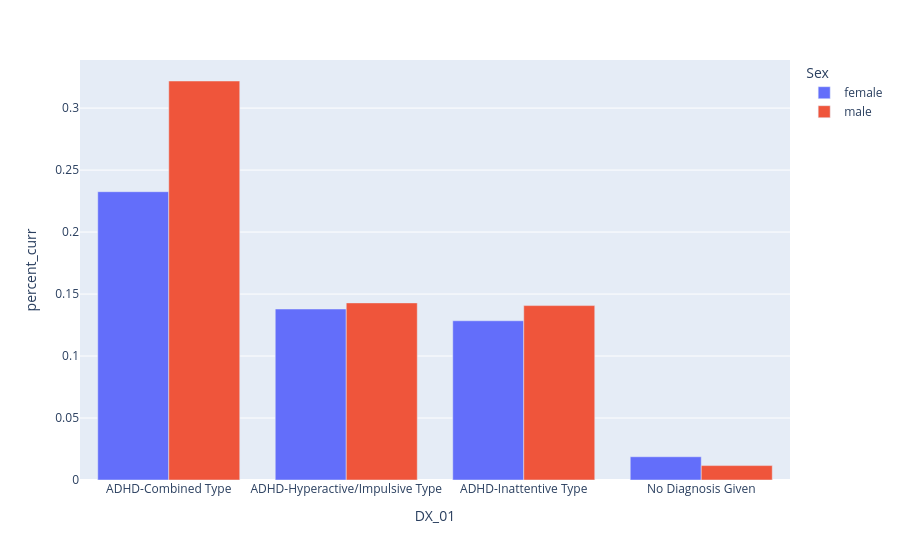

The code cell stored with this chart in its notebook:
### Markdown cell above
### about 25% of children with adhd are currently taking psych medication

### Code cell
colors = ['Sex', 'PreInt_Demos_Fam,Child_Race_cat']

for color in colors:
    tmp = df_intake.groupby(['DX_01',color]).agg({'PreInt_TxHx,psych_meds_cur': 'sum',
                                            'PreInt_TxHx,psych_meds_past': 'sum',
                                   'Identifiers': 'count'}
                                        ).reset_index()
    tmp['percent_curr'] = tmp['PreInt_TxHx,psych_meds_cur'] / tmp['Identifiers']
    tmp['percent_past'] = tmp['PreInt_TxHx,psych_meds_past'] / tmp['Identifiers']

    fig = px.bar(tmp, x="DX_01", y='percent_curr', color=color,orientation='v', barmode="group")
    fig.show()

### Figure 1 — Plotly figure (JSON) as saved in the notebook; plotly's stock layout.template omitted (floating-point values rounded to 4 significant figures)
{"data": [{"alignmentgroup": "True", "hovertemplate": "Sex=female<br>DX_01=%{x}<br>percent_curr=%{y}<extra></extra>", "legendgroup": "female", "marker": {"color": "#636efa", "pattern": {"shape": ""}}, "name": "female", "offsetgroup": "female", "orientation": "v", "showlegend": true, "textposition": "auto", "type": "bar", "x": ["ADHD-Combined Type", "ADHD-Hyperactive/Impulsive Type", "ADHD-Inattentive Type", "No Diagnosis Given"], "xaxis": "x", "y": [0.2326, 0.1379, 0.1284, 0.01875], "yaxis": "y"}, {"alignmentgroup": "True", "hovertemplate": "Sex=male<br>DX_01=%{x}<br>percent_curr=%{y}<extra></extra>", "legendgroup": "male", "marker": {"color": "#EF553B", "pattern": {"shape": ""}}, "name": "male", "offsetgroup": "male", "orientation": "v", "showlegend": true, "textposition": "auto", "type": "bar", "x": ["ADHD-Combined Type", "ADHD-Hyperactive/Impulsive Type", "ADHD-Inattentive Type", "No Diagnosis Given"], "xaxis": "x", "y": [0.3219, 0.1429, 0.1407, 0.01163], "yaxis": "y"}], "layout": {"barmode": "group", "legend": {"title": {"text": "Sex"}, "tracegroupgap": 0}, "margin": {"t": 60}, "xaxis": {"anchor": "y", "domain": [0, 1], "title": {"text": "DX_01"}}, "yaxis": {"anchor": "x", "domain": [0, 1], "title": {"text": "percent_curr"}}}}
